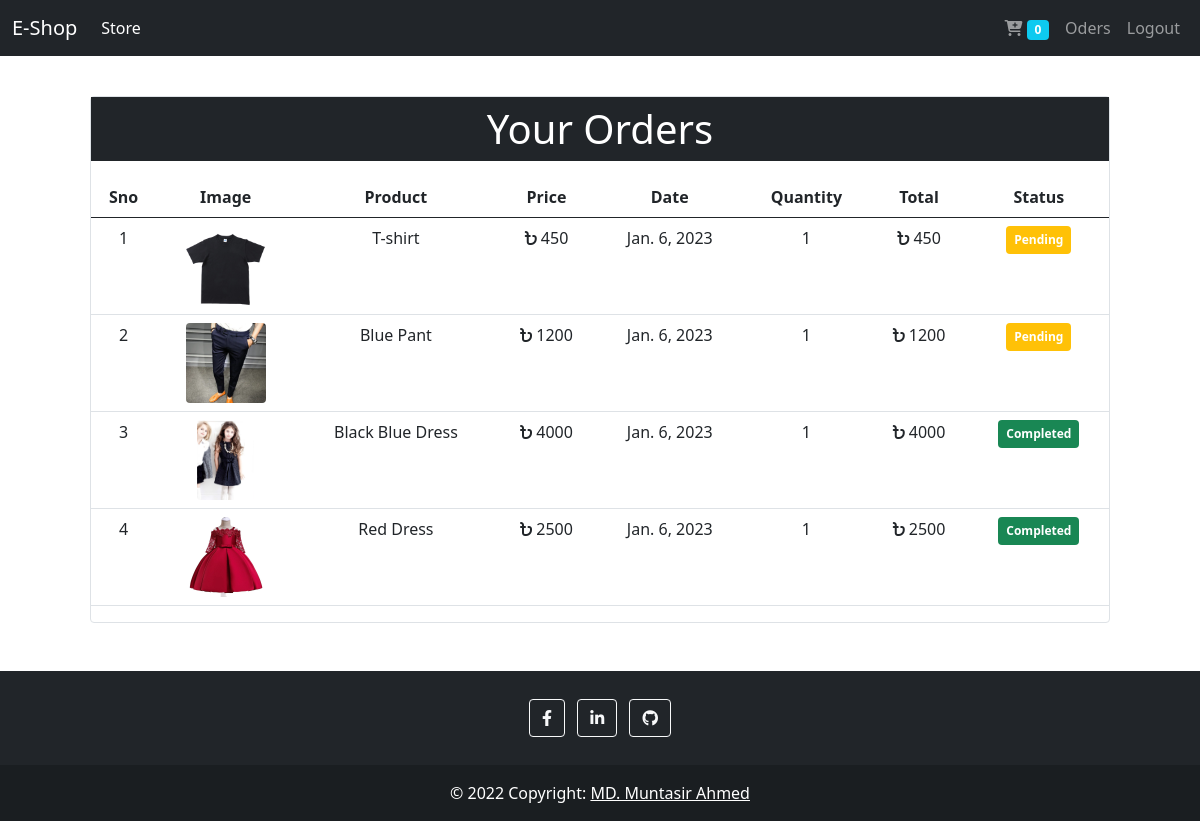
/orders/ (signed in), run on an earlier commit of the app's database.
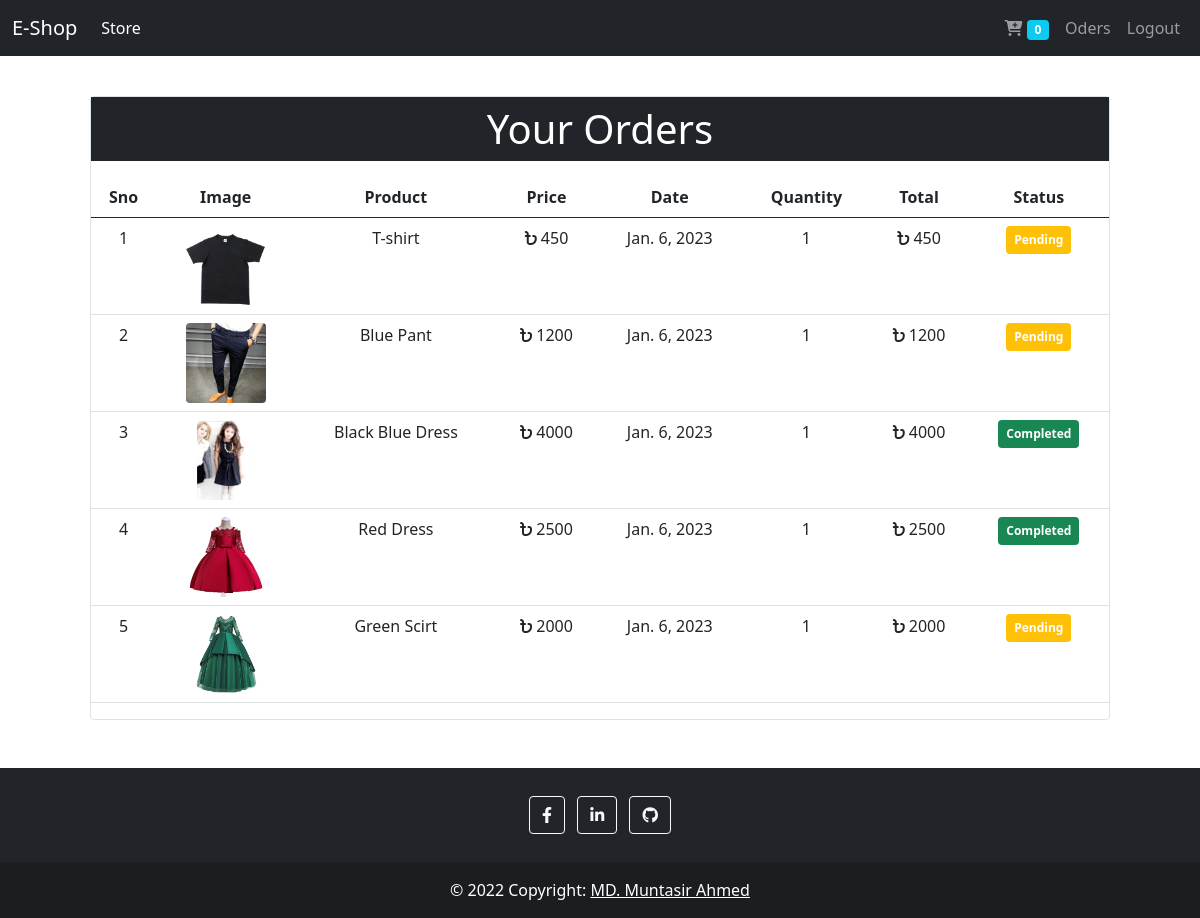
And on a later commit of the database.
### store/models.py (models this page shows, shortened)
class Order(models.Model):
    product = models.ForeignKey(Product, on_delete=models.CASCADE)
    customer = models.ForeignKey(Customer, on_delete=models.CASCADE)
    quantity = models.IntegerField(default=1)
    price = models.IntegerField()
    address = models.CharField(max_length=50, default='', blank=True)
    phone = models.CharField(max_length=50, default='', blank=True)
    date = models.DateField(default=datetime.datetime.today)
    status = models.BooleanField(default=False)
    @staticmethod
    def get_orders_by_customer(customer_id):
        return Order.objects.filter(customer=customer_id).order_by('-date')

class Product(models.Model):
    name = models.CharField(max_length=50)
    price = models.IntegerField(default=0)
    category = models.ForeignKey(
        Category, on_delete=models.CASCADE)
    description = models.CharField(
        max_length=200, default='', null=True, blank=True)
    image = models.ImageField(upload_to='uploads/products/')

### store/middleware.py (the view)
    def middleware(request):
        if not request.session.get('customer'):
            return redirect(f'login')
        response = get_response(request)
        return response

### store/templatetags/cart.py (called while the page is built)
@register.filter(name='multiply')
def multiply(number, number1):
    return number * number1

### store/views.py (called while the page is built)
    def get(self, request):
        customer_id = request.session.get('customer')
        orders = Order.get_orders_by_customer(customer_id=customer_id)
        orders = orders.reverse()
        return render(request, 'orders.html', {'orders': orders})

### store/templates/orders.html (shortened to what this page needs)
{% extends 'base.html' %}
{% load cart %}
{% block content %}
<div class="container pt-5">
    <div class="border rounded m-5">
        <p class="display-6 text-center bg-dark text-white py-2">Your Orders</p>
        <table class="table text-center">
            <thead>
                <tr>
                    <th>Sno</th>
                    <th>Image</th>
                    <th>Product</th>
                    <th>Price</th>
                    <th>Date</th>
                    <th>Quantity</th>
                    <th>Total</th>
                    <th>Status</th>
                </tr>
            </thead>
            <tbody>
                {% for order in orders %}
                <tr class="">
                    <td>{{forloop.counter}}</td>
                    <td><img style="height:80px;" class="rounded" src="{{order.product.image.url}}" alt=""></td>
                    <td>{{order.product.name}}</td>
                    <td><i class="fa-solid fa-bangladeshi-taka-sign"></i> {{order.price}}</td>
                    <td>{{order.date}}</td>
                    <td>{{order.quantity}}</td>
                    <td><i class="fa-solid fa-bangladeshi-taka-sign"></i> {{order.quantity|multiply:order.price}}</td>
                    {% if order.status %}
                    <td><span class="badge bg-success p-2">Completed</span></td>
                    {% else %}
                    <td><span class="badge bg-warning p-2">Pending</span></td>
                    {% endif %}
                </tr>
                {% endfor %}
            </tbody>
        </table>
    </div>
</div>
{% endblock content %}

### store/templates/base.html (shortened to what this page needs)
<!doctype html>
<html lang="en">
<head>
    <link href="https://cdn.jsdelivr.net/npm/bootstrap@5.0.2/dist/css/bootstrap.min.css" rel="stylesheet">
    <link rel="stylesheet" href="https://cdnjs.cloudflare.com/ajax/libs/font-awesome/5.15.4/css/all.min.css" />
    <link rel="stylesheet" href="https://cdnjs.cloudflare.com/ajax/libs/font-awesome/6.2.1/css/all.min.css" />
</head>
<body class="d-flex flex-column min-vh-100">
    <nav class="navbar navbar-expand-lg navbar-dark bg-dark text-white fixed-top">
        <div class="container-fluid">
            <a class="navbar-brand" href="{% url 'index' %}">E-Shop</a>
            <div class="collapse navbar-collapse">
                <ul class="navbar-nav me-auto mb-2 mb-lg-0">
                    <li class="nav-item">
                        <a class="nav-link active" aria-current="page" href="{% url 'index' %}">Store</a>
                    </li>
                </ul>
                <ul class="navbar-nav mt-2 my-lg-0">
                    <li class="nav-item">
                        <a class="nav-link" aria-current="page" href="/cart"><i class="fas fa-cart-plus"></i>
                            <span class="badge bg-info">{{request.session.cart.keys|length}}</span>
                        </a>
                    </li>
                    {% if request.session.customer %}
                    <li class="nav-item"><a class="nav-link" aria-current="page" href="/orders">Oders</a></li>
                    <li class="nav-item"><a class="nav-link" aria-current="page" href="/logout">Logout</a></li>
                    {% else %}
                    {% comment %} if customer is not logged in then show the Login and Signup button {% endcomment %}
                    <li class="nav-item"><a class="nav-link" aria-current="page" href="/login">Login</a></li>
                    <li class="nav-item"><a class="nav-link" aria-current="page" href="/signup">Signup</a></li>
                    {% endif %}
                </ul>
            </div>
        </div>
    </nav>
    {% block content %}
    {% endblock content %}
    <footer class="bg-dark text-center text-white mt-auto">
        <div class="container p-4 pb-0">
          <section class="mb-4">
            <a class="btn btn-outline-light btn-floating m-1" href="https://www.facebook.com/muntasir2179" role="button" target="_blank"><i class="fab fa-facebook-f"></i></a>
            <a class="btn btn-outline-light btn-floating m-1" href="https://www.linkedin.com/in/muntasir2179/" role="button" target="_blank"><i class="fab fa-linkedin-in"></i></a>
            <a class="btn btn-outline-light btn-floating m-1" href="https://github.com/muntasir2179" role="button" target="_blank"><i class="fab fa-github"></i></a>
          </section>
        </div>
        <div class="text-center p-3" style="background-color: rgba(0, 0, 0, 0.2);">
          © 2022 Copyright:
          <a class="text-white" href="https://muntasirahmed.netlify.app/" target="_blank">MD. Muntasir Ahmed</a>
        </div>
      </footer>
</body>
</html>

What changed in the data, as far as the page shows it:
added Order: product.image (picture), product.name "Green Scirt", price "2000", date "Jan. 6, 2023", quantity "1", quantity|multiply "2000", status "Pending"
